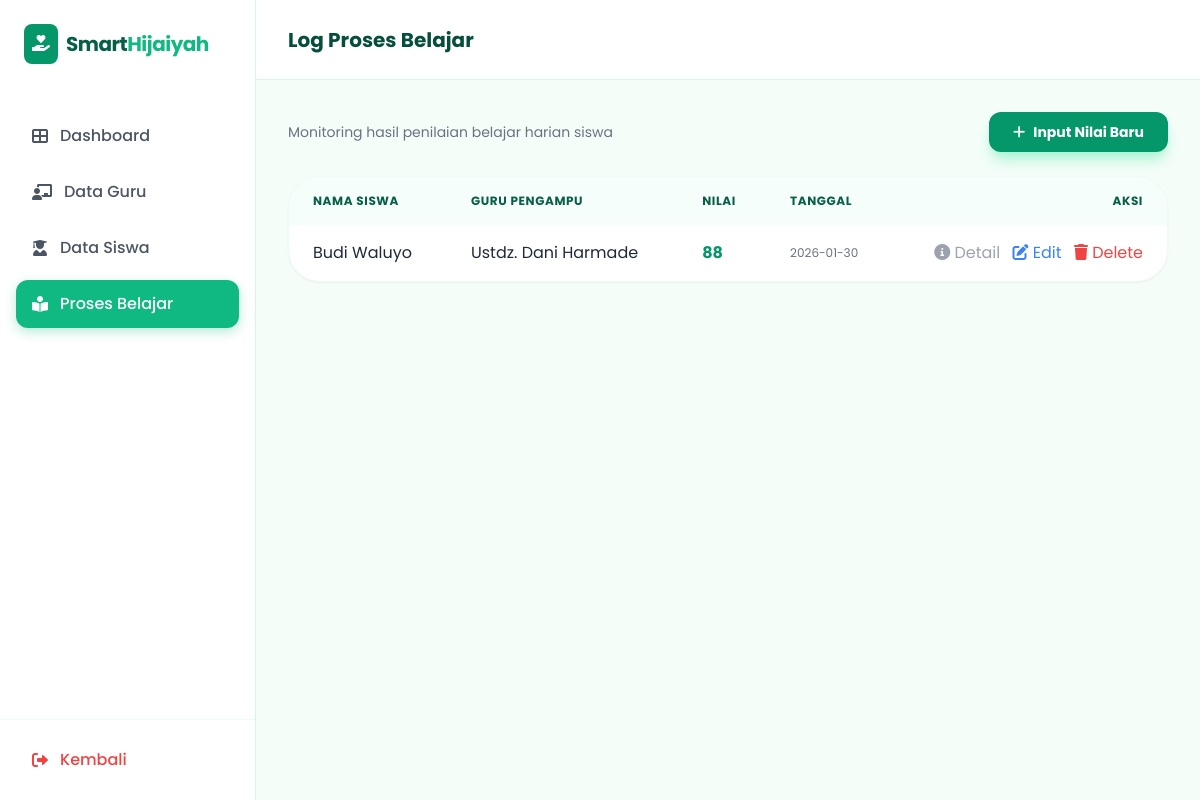
Page /proses-belajar on the earlier database version.
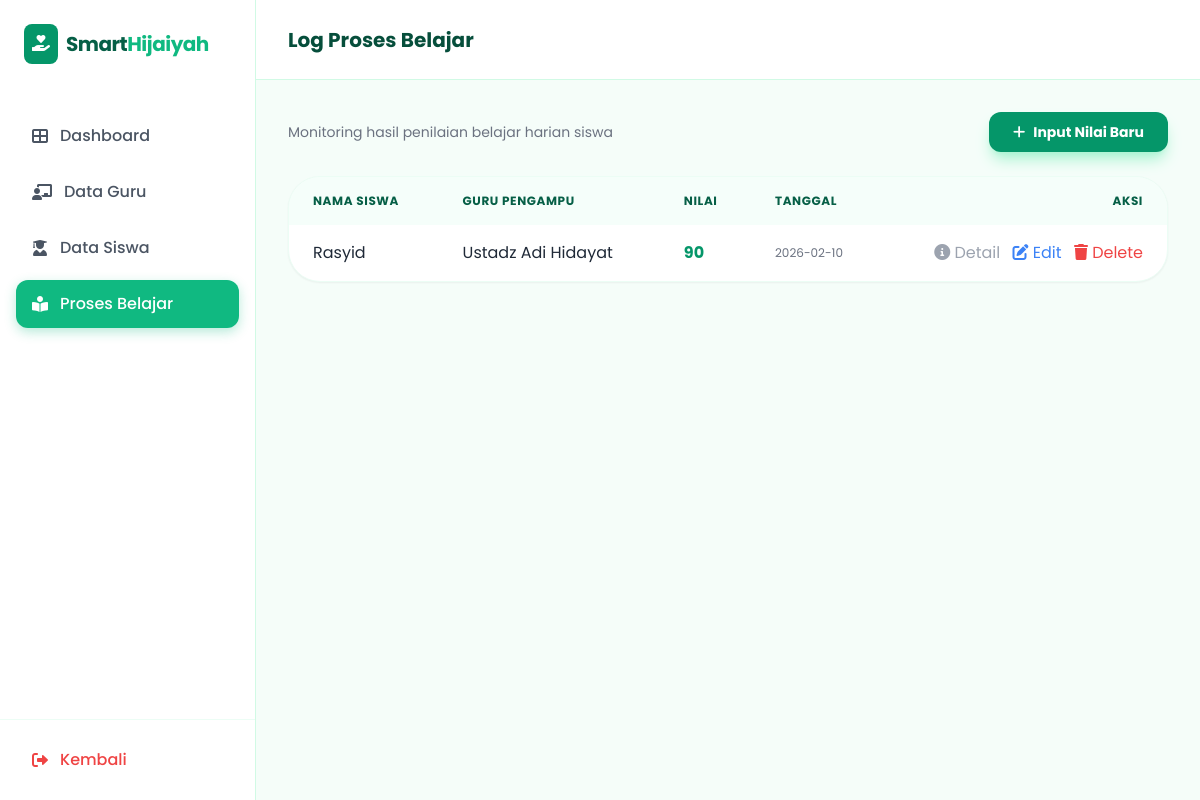
Same page on the later database version.
### tables this page shows
CREATE TABLE proses_belajar (
        id INTEGER PRIMARY KEY AUTOINCREMENT,
        siswa_id INTEGER NOT NULL,
        guru_id INTEGER NOT NULL,
        nilai INTEGER NOT NULL,
        tanggal TEXT NOT NULL,
        catatan TEXT,
        FOREIGN KEY (siswa_id) REFERENCES siswa (id),
        FOREIGN KEY (guru_id) REFERENCES guru (id)
    );

CREATE TABLE siswa (
            id INTEGER PRIMARY KEY AUTOINCREMENT,
            nama TEXT NOT NULL,
            nisn TEXT NOT NULL,
            kelas TEXT NOT NULL,
            email TEXT
        );

CREATE TABLE guru (
            id INTEGER PRIMARY KEY AUTOINCREMENT,
            nama TEXT NOT NULL,
            nip TEXT NOT NULL,
            email TEXT NOT NULL,
            kelas TEXT NOT NULL,
            status TEXT NOT NULL
        );

### app.py (the view)
@app.route('/proses-belajar')
def proses_belajar():
    conn = get_db_connection()
    proses = conn.execute('''
        SELECT pb.*, s.nama as nama_siswa, g.nama as nama_guru
        FROM proses_belajar pb
        JOIN siswa s ON pb.siswa_id = s.id
        JOIN guru g ON pb.guru_id = g.id
        ORDER BY pb.tanggal DESC
    ''').fetchall()
    siswa = conn.execute("SELECT * FROM siswa").fetchall()
    guru = conn.execute("SELECT * FROM guru").fetchall()
    conn.close()
    return render_template(
        'dashboard/proses-belajar.html',
        proses=proses,
        siswa=siswa,
        guru=guru
    )

### app.py (called while the page is built)
def get_db_connection():
    conn = sqlite3.connect(DATABASE)
    conn.row_factory = sqlite3.Row
    return conn

### templates/dashboard/proses-belajar.html (shortened to what the changed rows need)
<!doctype html>
<html lang="id">
  <head>
    <script src="https://cdn.tailwindcss.com"></script>
    <link
      rel="stylesheet"
      href="https://cdnjs.cloudflare.com/ajax/libs/font-awesome/6.0.0/css/all.min.css"
    />
  </head>
  <body class="bg-emerald-50/50 text-gray-800 overflow-hidden">
    <div class="flex h-screen">
      <main class="flex-grow flex flex-col h-full overflow-hidden">
        <header
          class="h-20 bg-white border-b border-emerald-100 flex items-center justify-between px-8 shrink-0"
        >
          <h2 class="text-xl font-bold text-emerald-900">Log Proses Belajar</h2>
        </header>
        <div class="p-8 overflow-y-auto custom-scrollbar flex-grow">
          <div class="space-y-6">
            <div
              class="bg-white rounded-[2rem] border border-emerald-50 shadow-sm overflow-hidden"
            >
              <table class="w-full text-left min-w-[800px]">
                <thead class="bg-emerald-50/50">
                  <tr>
                    <th
                      class="px-6 py-4 text-xs font-bold text-emerald-800 uppercase tracking-wider"
                    >
                      Nama Siswa
                    </th>
                    <th
                      class="px-6 py-4 text-xs font-bold text-emerald-800 uppercase tracking-wider"
                    >
                      Guru Pengampu
                    </th>
                    <th
                      class="px-6 py-4 text-xs font-bold text-emerald-800 uppercase tracking-wider"
                    >
                      Nilai
                    </th>
                    <th
                      class="px-6 py-4 text-xs font-bold text-emerald-800 uppercase tracking-wider"
                    >
                      Tanggal
                    </th>
                    <th
                      class="px-6 py-4 text-xs font-bold text-emerald-800 uppercase tracking-wider text-right"
                    >
                      Aksi
                    </th>
                  </tr>
                </thead>
                <tbody>
                  {% for p in proses %}
                  <tr class="hover:bg-emerald-50/30 transition">
                    <td class="px-6 py-4">{{ p.nama_siswa }}</td>
                    <td class="px-6 py-4">{{ p.nama_guru }}</td>
                    <td class="px-6 py-4 font-bold text-emerald-600">
                      {{ p.nilai }}
                    </td>
                    <td class="px-6 py-4 text-xs text-gray-500">
                      {{ p.tanggal }}
                    </td>
                    <td class="px-6 py-4 text-right space-x-2">
                      <button
                        onclick="openDetailModal(this)"
                        data-siswa="{{ p.nama_siswa }}"
                        data-guru="{{ p.nama_guru }}"
                        data-nilai="{{ p.nilai }}"
                        data-tanggal="{{ p.tanggal }}"
                        data-catatan="{{ p.catatan }}"
                        class="text-gray-400 hover:text-emerald-600 transition"
                      >
                        <i class="fas fa-info-circle"></i> Detail
                      </button>
                      <button
                        onclick="openEditModal(this)"
                        data-id="{{ p.id }}"
                        data-siswa-id="{{ p.siswa_id }}"
                        data-guru-id="{{ p.guru_id }}"
                        data-nilai="{{ p.nilai }}"
                        data-tanggal="{{ p.tanggal }}"
                        data-catatan="{{ p.catatan }}"
                        class="text-blue-500 hover:text-blue-700 transition"
                      >
                        <i class="fas fa-edit"></i> Edit
                      </button>
                      <a
                        href="/hapus-proses/{{ p.id }}"
                        class="text-red-500 hover:text-red-700"
                      >
                        <i class="fas fa-trash"></i> Delete
                      </a>
                    </td>
                  </tr>
                  {% endfor %}
                </tbody>
              </table>
            </div>
          </div>
        </div>
      </main>
    </div>
  </body>
</html>

Differences in the rows shown:
removed proses_belajar: nama_siswa "Budi Waluyo", nama_guru "Ustdz. Dani Harmade", nilai "88", tanggal "2026-01-30"
added proses_belajar: nama_siswa "Rasyid", nama_guru "Ustadz Adi Hidayat", nilai "90", tanggal "2026-02-10"
